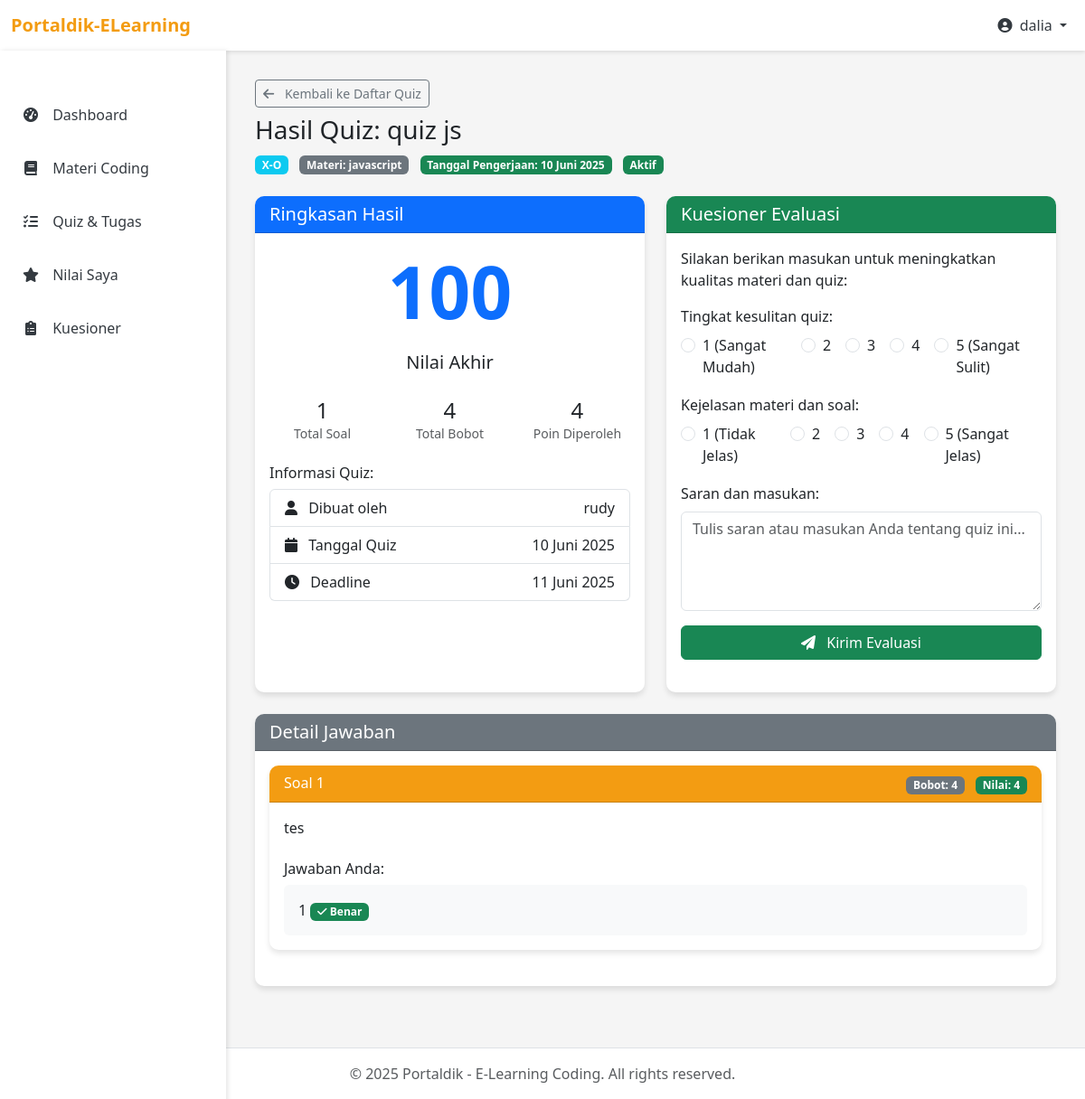
Screenshot of /pages/siswa/quiz_result.php?id=QZ68477d76de0cef0ccc (signed in) with the database file from the repository.
### tables this page shows
CREATE TABLE `tugas` (
  `id` varchar(20) NOT NULL,
  `materi_id` varchar(20) NOT NULL,
  `kelas_id` varchar(10) NOT NULL,
  `judul` varchar(255) NOT NULL,
  `dibuat_oleh` varchar(20) NOT NULL,
  `deskripsi` text NOT NULL,
  `tanggal_dibuat` date NOT NULL,
  `tanggal_deadline` date DEFAULT NULL,
  `status` enum('draft','published','closed') DEFAULT 'draft',
  PRIMARY KEY (`id`),
  KEY `materi_id` (`materi_id`),
  KEY `kelas_id` (`kelas_id`),
  KEY `dibuat_oleh` (`dibuat_oleh`),
  CONSTRAINT `tugas_ibfk_1` FOREIGN KEY (`materi_id`) REFERENCES `materi_coding` (`id`),
  CONSTRAINT `tugas_ibfk_2` FOREIGN KEY (`kelas_id`) REFERENCES `kelas` (`id`),
  CONSTRAINT `tugas_ibfk_3` FOREIGN KEY (`dibuat_oleh`) REFERENCES `pengguna` (`id`)
);

CREATE TABLE `kelas` (
  `id` varchar(10) NOT NULL,
  `nama` varchar(50) NOT NULL,
  `tahun_ajaran` varchar(20) NOT NULL,
  `wali_kelas_id` varchar(20) DEFAULT NULL,
  `status` enum('pending','aktif','nonaktif') DEFAULT 'aktif',
  `tanggal_dibuat` date DEFAULT curdate(),
  PRIMARY KEY (`id`),
  KEY `wali_kelas_id` (`wali_kelas_id`),
  CONSTRAINT `kelas_ibfk_1` FOREIGN KEY (`wali_kelas_id`) REFERENCES `pengguna` (`id`)
);

CREATE TABLE `materi_coding` (
  `id` varchar(20) NOT NULL,
  `judul` varchar(255) NOT NULL,
  `deskripsi` text NOT NULL,
  `tingkat` varchar(50) NOT NULL,
  `tanggal_dibuat` date NOT NULL,
  `kelas_id` varchar(10) NOT NULL,
  `dibuat_oleh` varchar(20) NOT NULL,
  `status` enum('pending','aktif','nonaktif') DEFAULT 'aktif',
  PRIMARY KEY (`id`),
  KEY `kelas_id` (`kelas_id`),
  KEY `dibuat_oleh` (`dibuat_oleh`),
  CONSTRAINT `materi_coding_ibfk_1` FOREIGN KEY (`kelas_id`) REFERENCES `kelas` (`id`),
  CONSTRAINT `materi_coding_ibfk_2` FOREIGN KEY (`dibuat_oleh`) REFERENCES `pengguna` (`id`)
);

CREATE TABLE `nilai_tugas` (
  `id` varchar(20) NOT NULL,
  `tugas_id` varchar(20) NOT NULL,
  `siswa_id` varchar(20) NOT NULL,
  `dinilai_oleh` varchar(20) DEFAULT NULL,
  `nilai` int(11) DEFAULT NULL,
  `feedback` text DEFAULT NULL,
  `tanggal_dinilai` date DEFAULT NULL,
  `file_jawaban` varchar(255) DEFAULT NULL,
  `tanggal_pengumpulan` date DEFAULT NULL,
  PRIMARY KEY (`id`),
  KEY `tugas_id` (`tugas_id`),
  KEY `siswa_id` (`siswa_id`),
  KEY `dinilai_oleh` (`dinilai_oleh`),
  CONSTRAINT `nilai_tugas_ibfk_1` FOREIGN KEY (`tugas_id`) REFERENCES `tugas` (`id`),
  CONSTRAINT `nilai_tugas_ibfk_2` FOREIGN KEY (`siswa_id`) REFERENCES `pengguna` (`id`),
  CONSTRAINT `nilai_tugas_ibfk_3` FOREIGN KEY (`dinilai_oleh`) REFERENCES `pengguna` (`id`)
);

CREATE TABLE `pengguna` (
  `id` varchar(20) NOT NULL,
  `kelas_id` varchar(10) DEFAULT NULL,
  `nama` varchar(100) NOT NULL,
  `email` varchar(100) NOT NULL,
  `password` varchar(255) NOT NULL,
  `tipe_pengguna` enum('admin','guru','siswa','kepsek') NOT NULL,
  `nuptk` varchar(20) DEFAULT NULL,
  `nisn` varchar(20) DEFAULT NULL,
  `tanggal_daftar` date NOT NULL,
  `last_login` timestamp NULL DEFAULT NULL,
  `status` enum('pending','aktif','ditolak','nonaktif') DEFAULT 'aktif',
  `keterangan` text DEFAULT NULL,
  PRIMARY KEY (`id`),
  KEY `fk_pengguna_kelas` (`kelas_id`),
  CONSTRAINT `fk_pengguna_kelas` FOREIGN KEY (`kelas_id`) REFERENCES `kelas` (`id`)
);

CREATE TABLE `jawaban_siswa` (
  `id` varchar(20) NOT NULL,
  `nilai_tugas_id` varchar(20) NOT NULL,
  `soal_id` varchar(20) NOT NULL,
  `jawaban` text DEFAULT NULL,
  `pilihan_id` varchar(20) DEFAULT NULL,
  `nilai_per_soal` int(11) DEFAULT NULL,
  PRIMARY KEY (`id`),
  KEY `nilai_tugas_id` (`nilai_tugas_id`),
  KEY `soal_id` (`soal_id`),
  KEY `pilihan_id` (`pilihan_id`),
  CONSTRAINT `jawaban_siswa_ibfk_1` FOREIGN KEY (`nilai_tugas_id`) REFERENCES `nilai_tugas` (`id`),
  CONSTRAINT `jawaban_siswa_ibfk_2` FOREIGN KEY (`soal_id`) REFERENCES `soal_quiz` (`id`),
  CONSTRAINT `jawaban_siswa_ibfk_3` FOREIGN KEY (`pilihan_id`) REFERENCES `pilihan_jawaban` (`id`)
);

CREATE TABLE `soal_quiz` (
  `id` varchar(20) NOT NULL,
  `tugas_id` varchar(20) NOT NULL,
  `pertanyaan` text NOT NULL,
  `image_url` varchar(255) DEFAULT NULL,
  `jenis` enum('pilihan_ganda','essay','coding') NOT NULL,
  `bobot` int(11) NOT NULL DEFAULT 1,
  PRIMARY KEY (`id`),
  KEY `tugas_id` (`tugas_id`),
  CONSTRAINT `soal_quiz_ibfk_1` FOREIGN KEY (`tugas_id`) REFERENCES `tugas` (`id`)
);

CREATE TABLE `pilihan_jawaban` (
  `id` varchar(20) NOT NULL,
  `soal_id` varchar(20) NOT NULL,
  `teks` text NOT NULL,
  `is_benar` tinyint(1) NOT NULL DEFAULT 0,
  PRIMARY KEY (`id`),
  KEY `soal_id` (`soal_id`),
  CONSTRAINT `pilihan_jawaban_ibfk_1` FOREIGN KEY (`soal_id`) REFERENCES `soal_quiz` (`id`)
);

### pages/siswa/quiz_result.php (the view, shortened to what the rows shown need)
<?php
require_once '../../config/database.php';
require_once '../../includes/functions.php';
$quiz_id = sanitizeInput($_GET['id']);
$student_id = $_SESSION['user_id'];
$query_quiz = "SELECT t.*, m.judul as materi_judul, k.nama as kelas_nama, p.nama as guru_nama
              FROM tugas t
              JOIN materi_coding m ON t.materi_id = m.id
              JOIN kelas k ON t.kelas_id = k.id
              JOIN pengguna p ON t.dibuat_oleh = p.id
              WHERE t.id = '$quiz_id'";
$result_quiz = mysqli_query($conn, $query_quiz);
$quiz = mysqli_fetch_assoc($result_quiz);
$query_attempt = "SELECT * FROM nilai_tugas WHERE tugas_id = '$quiz_id' AND siswa_id = '$student_id'";
$result_attempt = mysqli_query($conn, $query_attempt);
$attempt = mysqli_fetch_assoc($result_attempt);
$query_answers = "SELECT js.*, sq.pertanyaan, sq.jenis, sq.bobot, pj.teks as pilihan_teks, pj.is_benar
                FROM jawaban_siswa js
                JOIN soal_quiz sq ON js.soal_id = sq.id
                LEFT JOIN pilihan_jawaban pj ON js.pilihan_id = pj.id
                WHERE js.nilai_tugas_id = '{$attempt['id']}'
                ORDER BY sq.id ASC";
$result_answers = mysqli_query($conn, $query_answers);
$answers = [];
while ($answer = mysqli_fetch_assoc($result_answers)) {
    $answers[] = $answer;
}
include_once '../../includes/header.php';
?>
<div class="container-fluid py-4">
    <div class="mb-4">
        <a href="quizzes.php" class="btn btn-sm btn-outline-secondary mb-2">
            <i class="fas fa-arrow-left me-2"></i> Kembali ke Daftar Quiz
        </a>
        <h1 class="h3">Hasil Quiz: <?php echo $quiz['judul']; ?></h1>
        <p>
            <span class="badge bg-info me-2"><?php echo $quiz['kelas_nama']; ?></span>
            <span class="badge bg-secondary me-2">Materi: <?php echo $quiz['materi_judul']; ?></span>
            <span class="badge bg-success">Tanggal Pengerjaan: <?php echo formatDate($attempt['tanggal_pengumpulan']); ?></span>
            <?php if ($quiz['status'] === 'published'): ?>
                <span class="badge bg-success ms-2">Aktif</span>
            <?php elseif ($quiz['status'] === 'closed'): ?>
                <span class="badge bg-danger ms-2">Ditutup</span>
            <?php else: ?>
                <span class="badge bg-secondary ms-2">Draft</span>
            <?php endif; ?>
        </p>
    </div>
    <div class="row mb-4">
        <div class="col-md-6">
            <div class="card h-100">
                <div class="card-body">
                    <div class="text-center mb-4">
                        <div class="display-1 fw-bold text-primary mb-3"><?php echo $attempt['nilai']; ?></div>
                        <p class="lead">Nilai Akhir</p>
                    </div>
                    <div class="mt-4">
                        <ul class="list-group">
                            <li class="list-group-item d-flex justify-content-between align-items-center">
                                <span><i class="fas fa-user me-2"></i> Dibuat oleh</span>
                                <span><?php echo $quiz['guru_nama']; ?></span>
                            </li>
                            <li class="list-group-item d-flex justify-content-between align-items-center">
                                <span><i class="fas fa-calendar me-2"></i> Tanggal Quiz</span>
                                <span><?php echo formatDate($quiz['tanggal_dibuat']); ?></span>
                            </li>
                            <?php if ($quiz['tanggal_deadline']): ?>
                            <li class="list-group-item d-flex justify-content-between align-items-center">
                                <span><i class="fas fa-clock me-2"></i> Deadline</span>
                                <span><?php echo formatDate($quiz['tanggal_deadline']); ?></span>
                            </li>
                            <?php endif; ?>
                        </ul>
                    </div>
                </div>
            </div>
        </div>
    </div>
    <div class="card mb-4">
        <div class="card-body">
            <?php if (empty($answers)): ?>
                <div class="alert alert-warning">
                    <i class="fas fa-exclamation-triangle me-2"></i>
                    Tidak ada data jawaban yang tersedia.
                </div>
            <?php else: ?>
                <?php foreach ($answers as $index => $answer): ?>
                    <div class="card mb-4">
                        <div class="card-header">
                            <div class="d-flex justify-content-between align-items-center">
                                <h6 class="mb-0">Soal <?php echo $index + 1; ?></h6>
                                <div>
                                    <span class="badge bg-secondary me-2">Bobot: <?php echo $answer['bobot']; ?></span>
                                    <?php if ($answer['nilai_per_soal'] !== null): ?>
                                        <span class="badge bg-<?php echo ($answer['nilai_per_soal'] > 0) ? 'success' : 'danger'; ?>">
                                            Nilai: <?php echo $answer['nilai_per_soal']; ?>
                                        </span>
                                    <?php else: ?>
                                        <span class="badge bg-warning">Belum dinilai</span>
                                    <?php endif; ?>
                                </div>
                            </div>
                        </div>
                        <div class="card-body">
                            <div class="mb-4">
                                <?php echo $answer['pertanyaan']; ?>
                            </div>
                            <div class="mt-3">
                                <h6>Jawaban Anda:</h6>
                                <?php if ($answer['jenis'] === 'pilihan_ganda'): ?>
                                    <div class="p-3 bg-light rounded">
                                        <?php
                                        if ($answer['pilihan_id']) {
                                            echo $answer['pilihan_teks'];
                                            if ($answer['is_benar']) {
                                                echo ' <span class="badge bg-success"><i class="fas fa-check"></i> Benar</span>';
                                            } else {
                                                echo ' <span class="badge bg-danger"><i class="fas fa-times"></i> Salah</span>';
                                            }
                                        } else {
                                            echo '<em>Tidak menjawab</em>';
                                        }
                                        ?>
                                    </div>
                                <?php endif; ?>
                            </div>
                        </div>
                    </div>
                <?php endforeach; ?>
            <?php endif; ?>
        </div>
    </div>
</div>
<?php
include_once '../../includes/footer.php';
?>

### rows the page displays
tugas: judul "quiz js", kelas.nama "X-O", materi.judul "javascript", dibuat_oleh.nama "rudy", tanggal_dibuat "10 Juni 2025", tanggal_deadline "11 Juni 2025"
nilai_tugas: tanggal_pengumpulan "10 Juni 2025", nilai "100"
jawaban_siswa: soal.bobot "4", nilai_per_soal "4", soal.pertanyaan "tes", pilihan.teks "1"

### other values shown
$_SESSION['user_name'] "dalia"
$total_questions "1"
$total_bobot "4"
$earned_bobot "4"
